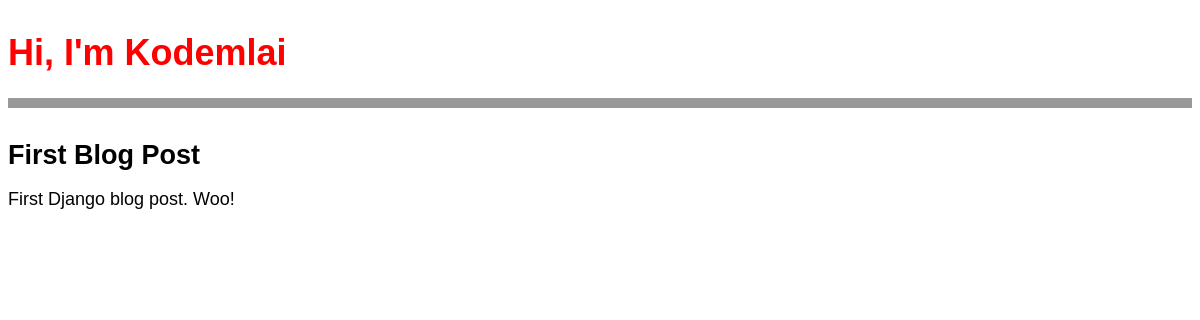
/post/1/, run on an earlier commit of the app's database.
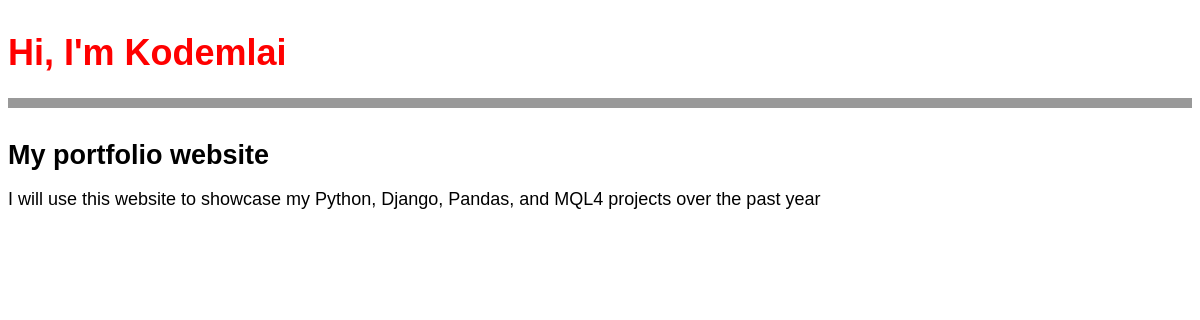
And on a later commit of the database.
### blog/models.py (models this page shows, shortened)
class Post(models.Model):
    title = models.CharField(max_length=200)
    author = models.ForeignKey("auth.User", on_delete=models.CASCADE,)
    body = models.TextField()

### blog/views.py (the view)
# urls.py: path("post/<int:pk>/", BlogDetailView.as_view(), name="post_detail"),
class BlogDetailView(DetailView):
    model = Post
    template_name = "post_detail.html"

### templates/post_detail.html
{% extends "base.html" %}
{% block content %}
<div class="post-entry">
    <h2>
        {{ post.title}}
    </h2>
    <p>
        {{ post.body }}
    </p>
</div>
{% endblock content %}

What changed in the data, as far as the page shows it:
changed Post: title "First Blog Post" → "My portfolio website"; body "First Django blog post. Woo!" → "I will use this website to showcase my Python, Django, Pandas, and MQL4 projects over the past year"
